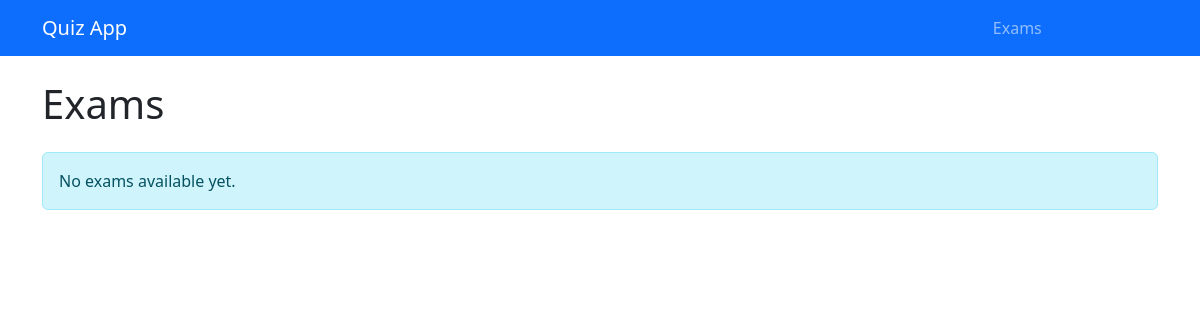
Before: / with the older database file.
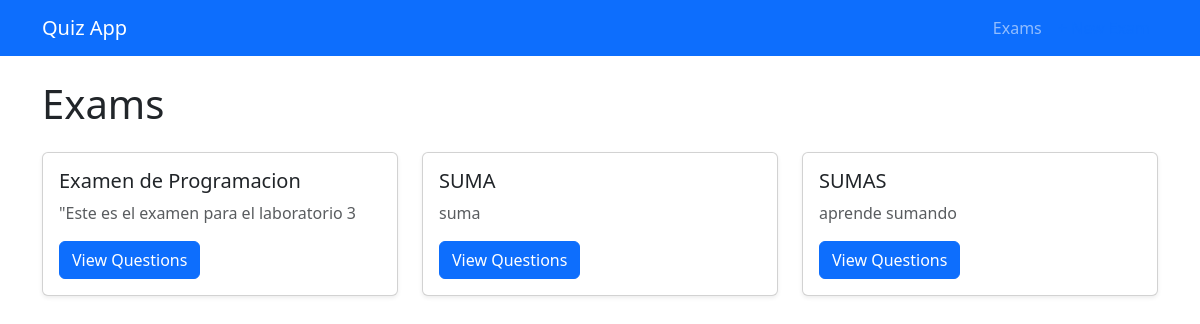
After: the same page with the newer database file.
### quiz/models.py (models this page shows, shortened)
class Exam(models.Model):
    title = models.CharField(max_length=200)
    description = models.TextField()
    created_at = models.DateTimeField(auto_now_add=True)
    class Meta:
        ordering = ["-created_at"]
        verbose_name = "Exam"
        verbose_name_plural = "Exams"

### quiz/views.py (the view)
# urls.py: path("", views.ExamListView.as_view(), name="exam_list"),
class ExamListView(View):
    def get(self, request):
        exams = Exam.objects.all()
        return render(request, "quiz/exam_list.html", {"exams": exams})

### quiz/templates/quiz/exam_list.html (shortened to what this page needs)
{% extends "quiz/base.html" %}
{% block content %}
<h1 class="mb-4">Exams</h1>
<div class="row">
    {% for exam in exams %}
        <div class="col-md-4 mb-3">
            <div class="card shadow-sm">
                <div class="card-body">
                    <h5 class="card-title">{{ exam.title }}</h5>
                    <p class="card-text text-muted">{{ exam.description|truncatewords:15 }}</p>
                    <a href="{% url 'quiz:exam_detail' exam.pk %}" class="btn btn-primary">View Questions</a>
                </div>
            </div>
        </div>
    {% empty %}
        <div class="col-12">
            <div class="alert alert-info">No exams available yet.</div>
        </div>
    {% endfor %}
</div>
{% endblock %}

### quiz/templates/quiz/base.html (shortened to what this page needs)
<!DOCTYPE html>
<html lang="en">
<head>
    <link href="https://cdn.jsdelivr.net/npm/bootstrap@5.3.2/dist/css/bootstrap.min.css" rel="stylesheet">
</head>
<body>
    <nav class="navbar navbar-expand-lg navbar-dark bg-primary mb-4">
        <div class="container">
            <a class="navbar-brand" href="{% url 'quiz:exam_list' %}">Quiz App</a>
            <div class="collapse navbar-collapse" id="navbarNav">
                <ul class="navbar-nav ms-auto">
                    <li class="nav-item">
                        <a class="nav-link" href="{% url 'quiz:exam_list' %}">Exams</a>
                    </li>
                    <li class="nav-item">
                        <a class="nav-link btn btn-light text-primary" href="{% url 'quiz:exam_create' %}">+ New Exam</a>
                    </li>
                </ul>
            </div>
        </div>
    </nav>
    <div class="container">
        {% block content %}{% endblock %}
    </div>
</body>
</html>

Changed rows visible on the page:
added Exam: title "Examen de Programacion", description "\"Este es el examen para el laboratorio 3"
added Exam: title "SUMA", description "suma"
added Exam: title "SUMAS", description "aprende sumando"
Other visible differences:
text no longer shown: "No exams available yet."
